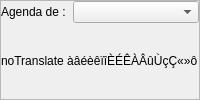
      <widget class="QFrame" name="frame">
       <property name="sizePolicy">
        <sizepolicy hsizetype="Preferred" vsizetype="Preferred">
         <horstretch>0</horstretch>
         <verstretch>0</verstretch>
        </sizepolicy>
       </property>
       <property name="frameShape">
        <enum>QFrame::StyledPanel</enum>
       </property>
       <property name="frameShadow">
        <enum>QFrame::Raised</enum>
       </property>
       <layout class="QGridLayout">
        <property name="margin">
         <number>0</number>
        </property>
        <property name="spacing">
         <number>0</number>
        </property>
        <item row="0" column="0" colspan="2">
         <layout class="QGridLayout">
          <item row="0" column="1" colspan="2">
           <widget class="QComboBox" name="comboBoxAgendaUser">
            <property name="toolTip">
             <string>&lt;!DOCTYPE HTML PUBLIC &quot;-//W3C//DTD HTML 4.0//EN&quot; &quot;http://www.w3.org/TR/REC-html40/strict.dtd&quot;&gt;
&lt;html&gt;&lt;head&gt;&lt;meta name=&quot;qrichtext&quot; content=&quot;1&quot; /&gt;&lt;style type=&quot;text/css&quot;&gt;
p, li { white-space: pre-wrap; }
&lt;/style&gt;&lt;/head&gt;&lt;body style=&quot; font-family:'MS Shell Dlg 2'; font-size:8.25pt; font-weight:400; font-style:normal;&quot;&gt;
&lt;p style=&quot; margin-top:0px; margin-bottom:0px; margin-left:0px; margin-right:0px; -qt-block-indent:0; text-indent:0px;&quot;&gt;&lt;span style=&quot; font-size:8pt;&quot;&gt;Sélectionne et affiche l'agenda d'un utilisateur&lt;/span&gt;&lt;/p&gt;&lt;/body&gt;&lt;/html&gt;</string>
            </property>
           </widget>
          </item>
          <item row="0" column="0">
           <widget class="QLabel" name="labelAgendaSelect">
            <property name="font">
             <font>
              <pointsize>9</pointsize>
             </font>
            </property>
            <property name="text">
             <string>Agenda de :  </string>
            </property>
           </widget>
          </item>
          <item row="1" column="0" colspan="3">
           <widget class="QLabel" name="textLabelPixMap">
            <property name="font">
             <font>
              <pointsize>9</pointsize>
             </font>
            </property>
            <property name="text">
             <string>noTranslate àâéèêïîÈÉÊÀÂûÙçÇ«»ô</string>
            </property>
           </widget>
          </item>
         </layout>
        </item>
       </layout>
      </widget>
